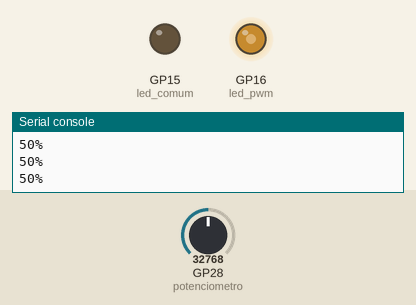
A program run on a simulated Raspberry Pi Pico running MicroPython. Shown: output pins drawn as LEDs (lit = HIGH), the last lines printed to the serial console. The test bench sets the inputs (shaded band); at power-on: GP28 (potenciometro) = 32768 (analog values on the 0–65535 scale).

Above: at 1.2 s.
1.3 s: GP28 (potenciometro) set to 45874
At 2.2 s:
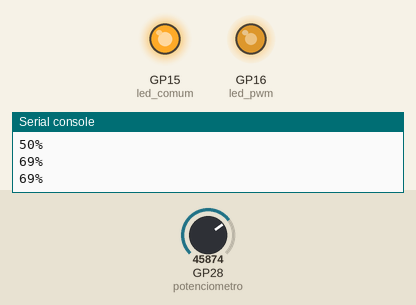
3.0 s: GP28 (potenciometro) set to 57670
At 3.3 s:
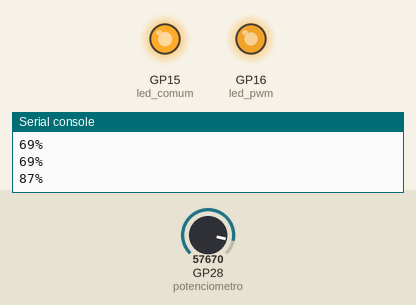
4.5 s: GP28 (potenciometro) set to 7864
At 5.7 s:
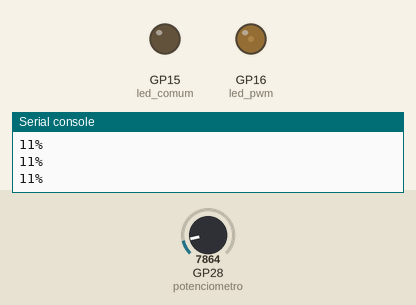
6.0 s: GP28 (potenciometro) set to 0
At 6.8 s:
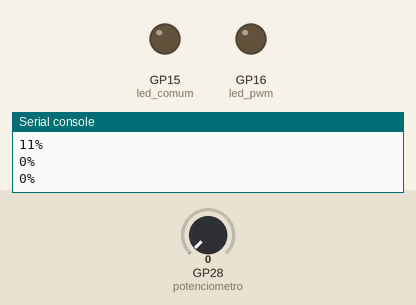
Timing chart, 0 to 8.5 s (numbered marks = the images above; inputs shaded):
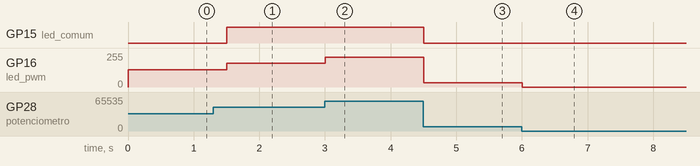

Measured:
- after the input at 1.3 s, GP15 (led_comum): LOW → HIGH after 0.20 s; GP16 (led_pwm): 128/255 → 178/255 after 0.20 s
- after the input at 3.0 s, GP16 (led_pwm): 178/255 → 224/255 at once
- after the input at 4.5 s, GP15 (led_comum): HIGH → LOW at once; GP16 (led_pwm): 224/255 → 31/255 at once
- after the input at 6.0 s, GP16 (led_pwm): 31/255 → 0/255 at once

The program:

exercicio_potenciometro_com_led.py
```python
#from machine import Pin, PWM, ADC
#from utime import sleep

#potenciometro = ADC(28)
#led_verde = PWM(Pin(16))
#led_verde.freq(1000)

#led_verde.duty_u16(0) #iniciando o led desligado

# while True:
#     leitura_pot = potenciometro.read_u16()
#     led_verde.duty_u16(leitura_pot) #iniciando o led desligado
#     print("Valor leitura do potenciômetro", leitura_pot)
#     sleep(0.5)


from machine import Pin, ADC, PWM
from utime import sleep

potenciometro = ADC(28)
led_pwm = PWM(Pin(16))
led_pwm.freq(1000)
led_comum = Pin(15, Pin.OUT)

while True:
    valor = potenciometro.read_u16()
    porcentagem = int((valor * 100) / 65535)

    led_pwm.duty_u16(valor)

    if porcentagem > 50:
        led_comum.value(1)
    else:
        led_comum.value(0)

    print(f"{porcentagem}%")
    sleep(0.5)
```
